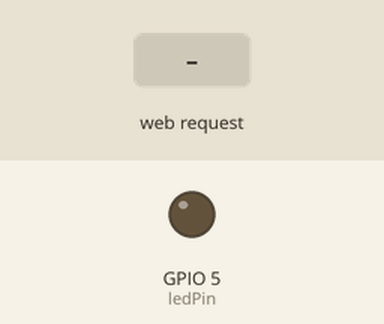
The sketch below on a simulated ESP8266 (NodeMCU). Parts: output pins drawn as LEDs (lit = HIGH). Inputs (shaded band) come from the test bench. WiFi joins after 1.5 s; servers stay silent unless stated; what the sketch prints to the serial monitor is not drawn.

Above: at 2.7 s.
2.8 s: HTTP request GET /control?command=ledon received
At 3.8 s:
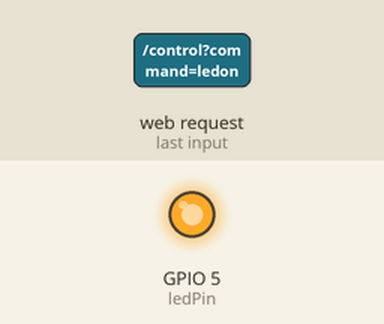
4.3 s: HTTP request GET /control?command=ledoff received
At 4.9 s:
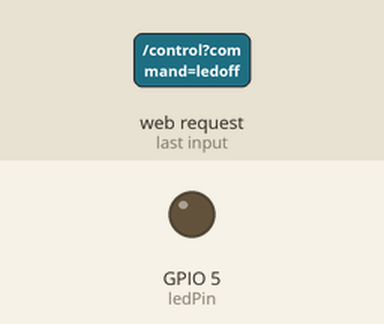
Timing chart, 0 to 7.3 s (numbered marks = the images above; inputs shaded):
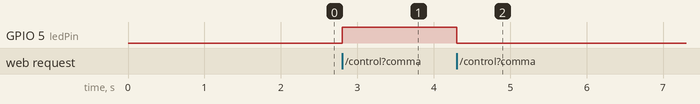

The sketch:

sketch_feb17c.ino
```cpp
#include <ESP8266WiFi.h>
#include <ESP8266WebServer.h>

const char* ssid = "Orange_Multany";     // Change to your WiFi SSID
const char* password = "Kaczorek5"; // Change to your WiFi password

const int ledPin = 5; // GPIO 5 corresponds to pin D1 on many ESP8266 boards

ESP8266WebServer server(80);

// HTML content served by the Arduino
const char INDEX_HTML[] PROGMEM = R"=====(
<!DOCTYPE html>
<html lang="en">
<head>
    <meta charset="UTF-8">
    <meta name="viewport" content="width=device-width, initial-scale=1.0">
    <title>Arduino Control</title>
    <style>
        button {
            font-size: 20px;
            padding: 10px;
            margin: 10px;
        }
    </style>
</head>
<body>
    <h1>Arduino Control</h1>
    <button onclick="sendCommand('ledon')">LED Off</button>
    <button onclick="sendCommand('ledoff')">LED On</button>

    <script>
        function sendCommand(command) {
            var xhttp = new XMLHttpRequest();
            xhttp.onreadystatechange = function() {
                if (this.readyState == 4 && this.status == 200) {
                    console.log("Command sent: " + command);
                }
            };
            xhttp.open("GET", "/control?command=" + command, true);
            xhttp.send();
        }
    </script>
</body>
</html>
)=====";

void setup() {
  Serial.begin(115200);

  // Connect to WiFi
  WiFi.begin(ssid, password);
  while (WiFi.status() != WL_CONNECTED) {
    delay(500);
    Serial.print(".");
  }
  Serial.println("");
  Serial.println("WiFi connected");

  // Print the IP address
  Serial.println("IP address: ");
  Serial.println(WiFi.localIP());

  // Set LED pin as output
  pinMode(ledPin, OUTPUT);
  digitalWrite(ledPin, LOW); // Make sure LED is initially off

  // Route for root / web page
  server.on("/", HTTP_GET, []() {
    server.send(200, "text/html", INDEX_HTML);
  });

  // Route to control the LED
  server.on("/control", HTTP_GET, []() {
    String command = server.arg("command");
    if (command == "ledon") {
      digitalWrite(ledPin, HIGH); // Turn LED on
    } else if (command == "ledoff") {
      digitalWrite(ledPin, LOW); // Turn LED off
    }
    server.send(200, "text/plain", "OK");
  });

  // Start server
  server.begin();
  Serial.println("HTTP server started");
}

void loop() {
  server.handleClient();
}
```

Measured:
- after the input at 2.8 s, GPIO 5 (ledPin): LOW → HIGH at once
- after the input at 4.3 s, GPIO 5 (ledPin): HIGH → LOW at once
